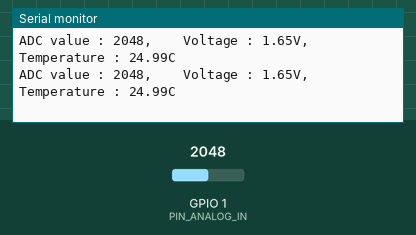
A sketch run on a simulated ESP32. Parts: the last lines printed to the serial monitor. The test bench sets the inputs (shaded band); at power-on: GPIO 1 (PIN_ANALOG_IN) = 2048.

Above: at 1.8 s.
1.9 s: GPIO 1 (PIN_ANALOG_IN) set to 2866
At 2.8 s:
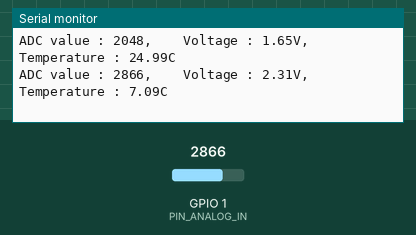
3.4 s: GPIO 1 (PIN_ANALOG_IN) set to 3603
At 4.6 s:
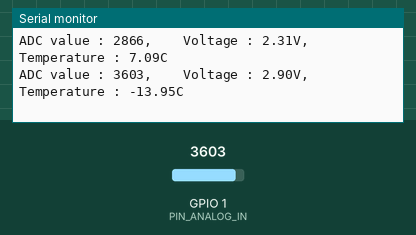
Timing chart, 0 to 6.4 s (numbered marks = the images above; inputs shaded):
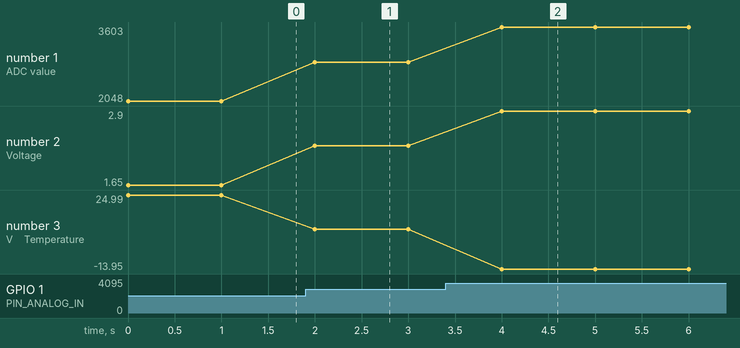

The sketch:

sketch_13_thermometer.ino
```cpp
#define PIN_ANALOG_IN 1

void setup() {
  // put your setup code here, to run once:
  Serial.begin(115200);
}

void loop() {
  // put your main code here, to run repeatedly:
  int adcValue = analogRead(PIN_ANALOG_IN);
  double voltage = (float)adcValue / 4095.0 * 3.3;
  double Rt = 10 * voltage / (3.3 - voltage);
  double tempK = 1 / (1 / (273.15 + 25) + log(Rt / 10) / 3950.0);
  double tempC = tempK - 273.15;
  Serial.printf("ADC value : %d, \t Voltage : %.2fV, \tTemperature : %.2fC \n", adcValue, voltage, tempC);
  delay(1000);
}
```

Measured:
- after the input at 1.9 s, the serial monitor: prints a new line after 0.10 s (image 1)
- after the input at 3.4 s, the serial monitor: prints a new line after 0.60 s (image 2)
- plotted number 1: 2048 → 2866 after the input at 1.9 s, 2866 → 3603 after the input at 3.4 s
- plotted number 2: 1.65 → 2.31 after the input at 1.9 s, 2.31 → 2.9 after the input at 3.4 s
- plotted number 3: 24.99 → 7.09 after the input at 1.9 s, 7.09 → -13.95 after the input at 3.4 s
